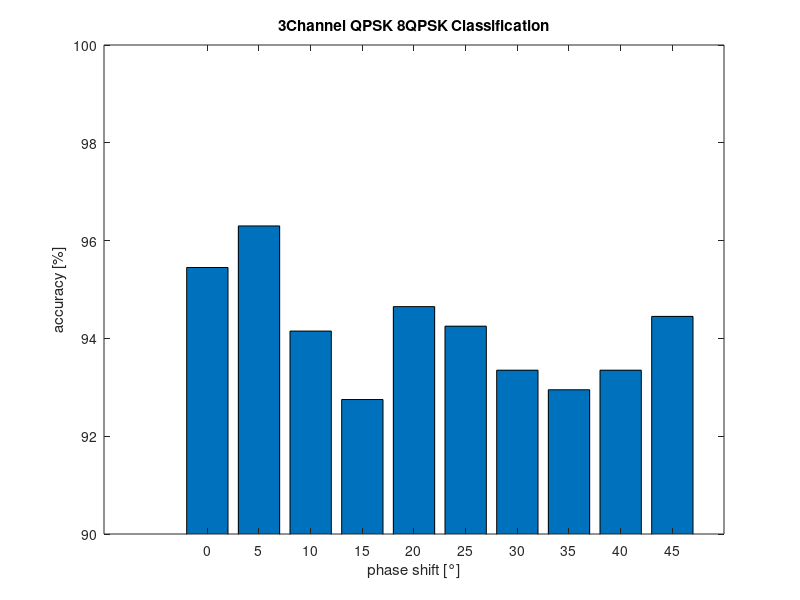
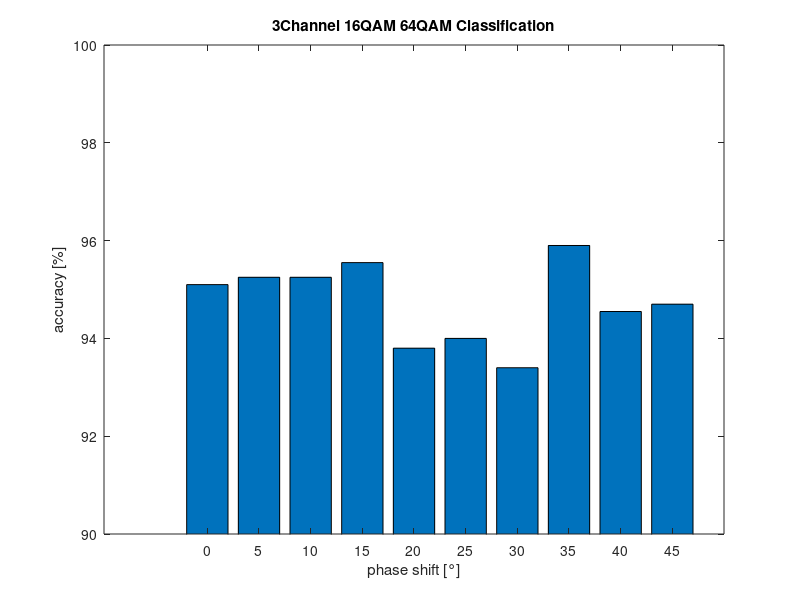

The MATLAB source for these figures, in order:
clc; clear; close all;

channel_q_8_y = [95.45 96.3 94.15 92.75 94.65 94.25 93.35 92.95 93.35 94.45]; 
channel_q_8_x = 0:5:45;

figure;
bar(channel_q_8_x,channel_q_8_y)
ylim([90 100])
title("3Channel QPSK 8QPSK Classification")
xlabel("phase shift [°]")
ylabel("accuracy [%]")

channel_16_64_y = [95.1 95.25 95.25 95.55 93.8 94 93.4 95.9 94.55 94.7]; 
channel_16_64_x = 0:5:45;

figure;
bar(channel_16_64_x,channel_16_64_y)
ylim([90 100])
title("3Channel 16QAM 64QAM Classification")
xlabel("phase shift [°]")
ylabel("accuracy [%]")